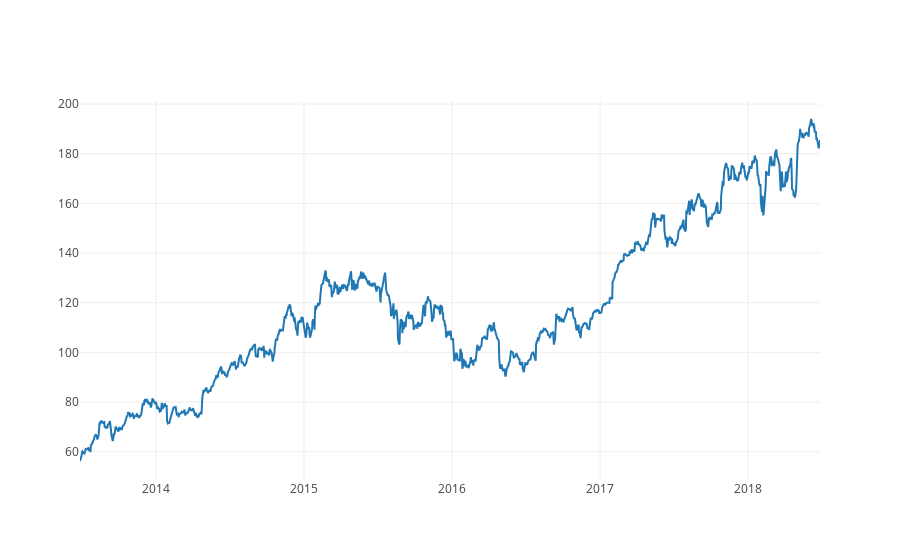

The notebook cell saved with this chart:
### Code cell
btc_trace = go.Scatter(x=data.index, y=data['Close'], name= 'Price')
py.iplot([btc_trace])

### Figure 1 — Plotly figure (JSON) as saved in the notebook; plotly's stock layout.template omitted (floating-point values rounded to 4 significant figures; data arrays with more than 128 entries replaced by an {"elided": "..."} marker saying what was removed)
{"data": [{"name": "Price", "type": "scatter", "x": {"elided": "1261 str values"}, "y": {"elided": "1261 float values"}}], "layout": {}}
